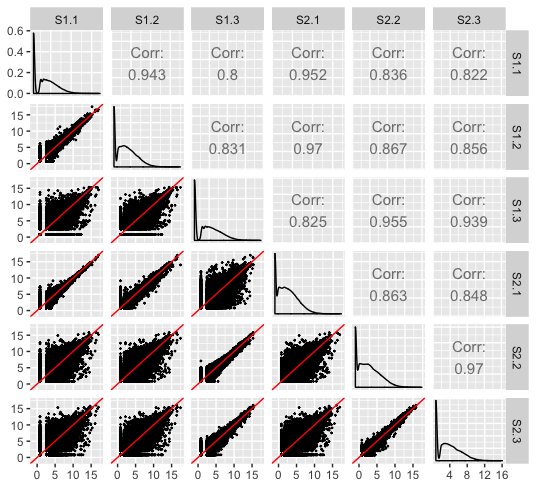

Reproduce this figure in R.
library(bigPint)
library(dplyr)
library(tidyr)
library(ggplot2)
library(limma)

data(soybean_cn)
load("sbCNSwitchedMetrics.rda")
data <- soybean_cn
metrics <- sbCNSwitchedMetrics

# Focus on treatment groups S1 and S2
data <- data[,c(1:7)]
data <- data[,c(1,2,3,5,4,6,7)]
colnames(data) <- c("ID","S1.1","S1.2","S1.3","S2.1","S2.2","S2.3")

p = plotScatterStatic(data, option="point", pointSize=0.25, saveFile = FALSE)

# Plot figure
p[["S1_S2"]]
